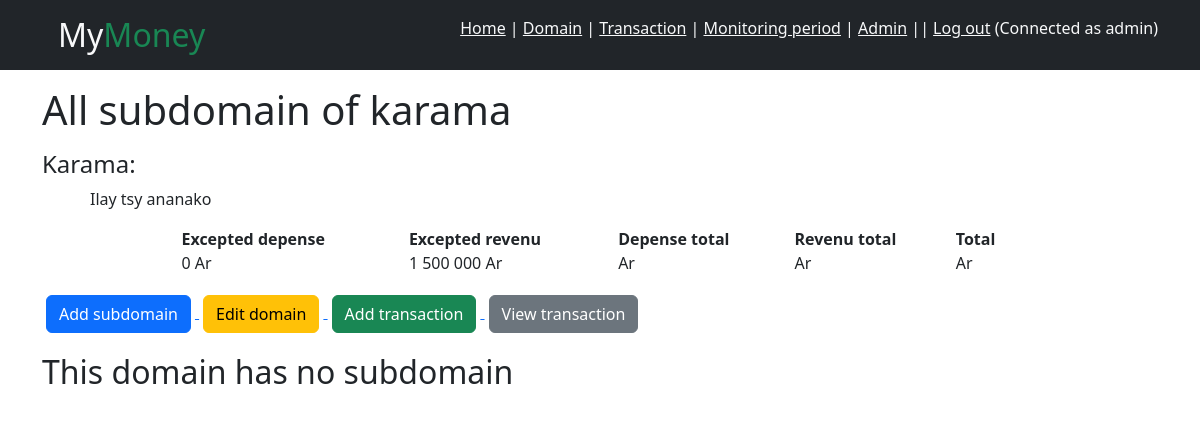
Page /domain/view-subdomain/1 (signed in) on the earlier database version.
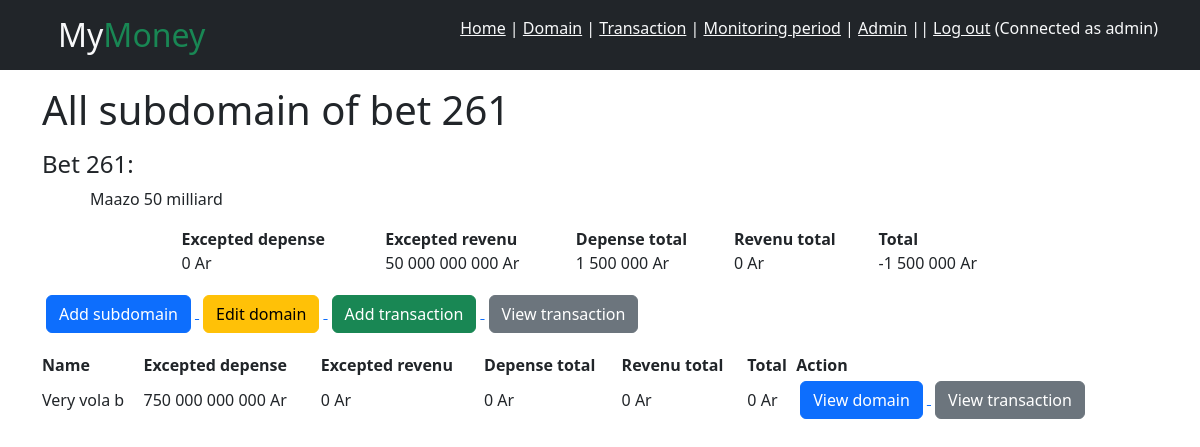
Same page on the later database version.
### accounts/models.py (models this page shows)
class CustomUser(AbstractUser):
    pass

### gestion/models.py (models this page shows, shortened)
class Domain(models.Model):
    gestion = models.ForeignKey(Gestion, on_delete=models.CASCADE, null=False)
    name = models.CharField(max_length=20, null=False)
    description = models.TextField(null=True)
    relation_to_parent_domain = models.ForeignKey("RelationToParentDomain", on_delete=models.SET_NULL, null=True)
    excepted_depense = models.FloatField(default=0)
    excepted_revenu = models.FloatField(default=0)
    def get_depense_total(self):
        depense_total = 0
        transactions = Transaction.objects.filter(domain=self)
        period = DateInterval.objects.get(user=self.gestion.owner)
        for transaction in transactions:
            if transaction.depense:
                if period.start and period.end:
                    if period.start <= transaction.date <= period.end:
                        depense_total += transaction.value
                elif period.start:
                    if period.start <= transaction.date:
                        depense_total += transaction.value
                elif period.end:
                    if transaction.date <= period.end:
                        depense_total += transaction.value
                else:
                    depense_total += transaction.value
        relation_to_me = RelationToParentDomain.objects.get(parent_domain=self.id)
        subdomains = Domain.objects.filter(relation_to_parent_domain=relation_to_me)
        depense_total += sum(subdomain.get_depense_total() for subdomain in subdomains)
        return depense_total
    def get_revenu_total(self):
        revenu_total = 0
        transactions = Transaction.objects.filter(domain=self)
        period = DateInterval.objects.get(user=self.gestion.owner)
        for transaction in transactions:
            if not transaction.depense:
                if period.start and period.end:
                    if period.start <= transaction.date <= period.end:
                        revenu_total += transaction.value
                elif period.start:
                    if period.start <= transaction.date:
                        revenu_total += transaction.value
                elif period.end:
                    if transaction.date <= period.end:
                        revenu_total += transaction.value
                else:
                    revenu_total += transaction.value
        relation_to_me = RelationToParentDomain.objects.get(parent_domain=self.id)
        subdomains = Domain.objects.filter(relation_to_parent_domain=relation_to_me)
        revenu_total += sum(subdomain.get_revenu_total() for subdomain in subdomains)
        return revenu_total
    def get_solde(self):
        return self.get_revenu_total() - self.get_depense_total()

class Gestion(models.Model):
    owner = models.OneToOneField(CustomUser, on_delete=models.CASCADE, null=False)

class Transaction(models.Model):
    name = models.CharField(max_length=20, null=False)
    description = models.TextField(null=True)
    value = models.FloatField(default=0)
    domain = models.ForeignKey(Domain, on_delete=models.SET_NULL, null=True)
    gestion = models.ForeignKey(Gestion, on_delete=models.CASCADE, null=False)
    depense = models.BooleanField(default=True, null=False)
    date = models.DateField(null=False)

class DateInterval(models.Model):
    start = models.DateField(null=True, blank=True)
    end = models.DateField(null=True, blank=True)
    user = models.ForeignKey(CustomUser, on_delete=models.CASCADE, null=False)

class RelationToParentDomain(models.Model):
    parent_domain = models.OneToOneField(Domain, on_delete=models.CASCADE, null=False)

### gestion/views.py (the view)
# urls.py: path("domain/view-subdomain/<int:id>", views.subdomain, name="subdomain"),
@login_required()
def subdomain(request, id):
    domain = Domain.objects.get(id=id)
    relation = RelationToParentDomain.objects.get(parent_domain=domain)
    subdomains = Domain.objects.filter(gestion=Gestion.objects.get(owner=request.user), relation_to_parent_domain=relation).order_by("name")
    return render(request, "domain/index.html", {"domains": subdomains, "domain": domain, "title": "Subdomain"})

### gestion/templatetags/filters.py (called while the page is built)
@register.filter
def intspace(value):
    try:
        value = int(value)
    except (ValueError, TypeError):
        return value
    return f"{value:,}".replace(",", " ")

### gestion/templates/domain/index.html (shortened to what this page needs)
{% extends "base.html" %}
{% load filters %}
{% block body %}
    <div class="container">
        {% if principal_domain %}
            <h1 class="my-3">All domain</h1>
            <h3>Solde: {{ solde|floatformat:0|intspace|intspace }} Ar</h3>
            <div class="d-flex justify-content-between w-50">
                <p>Revenu total: {{ revenu|floatformat:0|intspace }} Ar</p>
                <p>Depense total: {{ depense|floatformat:0|intspace }} Ar</p>
            </div>
            <a href="{% url 'new-domain' %}"><button class="btn btn-success">New domain</button></a>
            <a href="{% url 'domain-tree' %}" class="text-dark"><button class="btn btn-primary">See domain tree</button></a>
        {% else %}
            <h1 class="my-3">All subdomain of {{ domain.name|lower }}</h1>
            <h4>{{ domain.name }}:</h4>
            <p class="mx-5">{{ domain.description }}</p>
            <table class="w-75 m-auto my-3">
                <thead>
                    <tr>
                        <th>Excepted depense</th>
                        <th>Excepted revenu</th>
                        <th>Depense total</th>
                        <th>Revenu total</th>
                        <th>Total</th>
                    </tr>
                </thead>
                <tbody>
                    <tr>
                        <td>{{ domain.excepted_depense|floatformat:0|intspace }} Ar</td>
                        <td>{{ domain.excepted_revenu|floatformat:0|intspace }} Ar</td>
                        <td>{{ domain.get_depense_total|floatformat:0|intspace }} Ar</td>
                        <td>{{ domain.get_revenu_total|floatformat:0|intspace }} Ar</td>
                        <td>{{ domain.get_solde|floatformat:0|intspace }} Ar</td>
                    </tr>
                </tbody>
            </table>
            <a href="{% url 'new-subdomain' id=domain.id %}">
                <button class="btn btn-primary m-1">Add subdomain</button>
            </a>
            <a href="{% url 'edit-domain' id=domain.id %}">
                <button class="btn btn-warning m-1">Edit domain</button>
            </a>
            <a href="{% url 'new-transaction-domain' id=domain.id %}">
                <button class="btn btn-success m-1">Add transaction</button>
            </a>
            <a href="{% url 'transaction' id=domain.id %}">
                <button class="btn btn-secondary m-1">View transaction</button>
            </a>
        {% endif %}
        {% if not domains %}
            {% if principal_domain %}
                <h2 class="my-3">There is no domain in your financial monitoring</h2>
            {% else %}
                <h2 class="my-3">This domain has no subdomain</h2>
            {% endif %}
        {% else %}
            <table class="w-100 m-auto my-3">
                <thead>
                    <tr>
                        <th>Name</th>
                        <th>Excepted depense</th>
                        <th>Excepted revenu</th>
                        <th>Depense total</th>
                        <th>Revenu total</th>
                        <th>Total</th>
                        <th>Action</th>
                    </tr>
                </thead>
                <tbody>
                    {% for domain in domains %}
                        <tr>
                            <td><p class="m-auto">{{ domain.name }}</p></td>
                            <td><p class="m-auto">{{ domain.excepted_depense|floatformat:0|intspace }} Ar</p></td>
                            <td><p class="m-auto">{{ domain.excepted_revenu|floatformat:0|intspace }} Ar</p></td>
                            <td><p class="m-auto">{{ domain.get_depense_total|floatformat:0|intspace }} Ar</p></td>
                            <td><p class="m-auto">{{ domain.get_revenu_total|floatformat:0|intspace }} Ar</p></td>
                            <td><p class="m-auto">{{ domain.get_solde|floatformat:0|intspace }} Ar</p></td>
                            <td>
                                <a href="{% url 'subdomain' id=domain.id %}">
                                    <button class="btn btn-primary m-1">View domain</button>
                                </a>
                                <a href="{% url 'transaction' id=domain.id %}">
                                    <button class="btn btn-secondary m-1">View transaction</button>
                                </a>
                            </td>
                        </tr>
                    {% endfor %}
                </tbody>
            </table>
        {% endif %}
    </div>
{% endblock %}

### gestion/templates/base.html (shortened to what this page needs)
{% load static %}
<!DOCTYPE html>
<html lang="en">
<head>
    <link rel="stylesheet" href="https://cdn.jsdelivr.net/npm/bootstrap@5.3.2/dist/css/bootstrap.min.css">
</head>
<body>
    {% block header %}
        <header>
            <nav class="bg-dark text-light">
                <div class="d-flex d-flex justify-content-between container">
                    <div>
                        <h2 class="m-3">My<span class="text-success">Money</span></h2>
                    </div>
                    <div class="my-3">
                        <a href="{% url 'home' %}" class="text-light">Home</a> |
                        <a href="{% url 'domain' %}" class="text-light">Domain</a> |
                        <a href="{% url 'transaction-history' %}" class="text-light">Transaction</a> |
                        <a href="{% url 'period-to-monitor' %}" class="text-light">Monitoring period</a>
                        {% if user.is_superuser %}
                             | <a href="/admin" class="text-light">Admin</a>
                        {% endif %}
                        ||
                        {% if not user.is_authenticated %}
                            <a href="{% url 'login' %}" class="text-light">Log in</a> |
                            <a href="{% url 'signup' %}" class="text-light">Sign up</a>
                        {% else %}
                            <a href="{% url 'logout' %}" class="text-light">Log out</a> <span>(Connected as {{ user.username }})</span>
                        {% endif %}
                    </div>
                </div>
            </nav>
        </header>
    {% endblock %}
    {% block body %}{% endblock %}
</body>
</html>

Differences in the rows shown:
changed Domain: name "karama" → "bet 261"; name "Karama" → "Bet 261"; description "Ilay tsy ananako" → "Maazo 50 milliard"; excepted_revenu "1 500 000" → "50 000 000 000"; get_depense_total (not shown) → "1 500 000"; get_revenu_total (not shown) → "0"; get_solde (not shown) → "-1 500 000"
now on this page (row edited): Domain: name "Very vola b", excepted_depense "750 000 000 000", excepted_revenu "0", get_depense_total "0", get_revenu_total "0", get_solde "0"
Other differences:
text no longer shown: "This domain has no subdomain"
text now shown: "Name Excepted depense Excepted revenu Depense total Revenu total Total Action"
